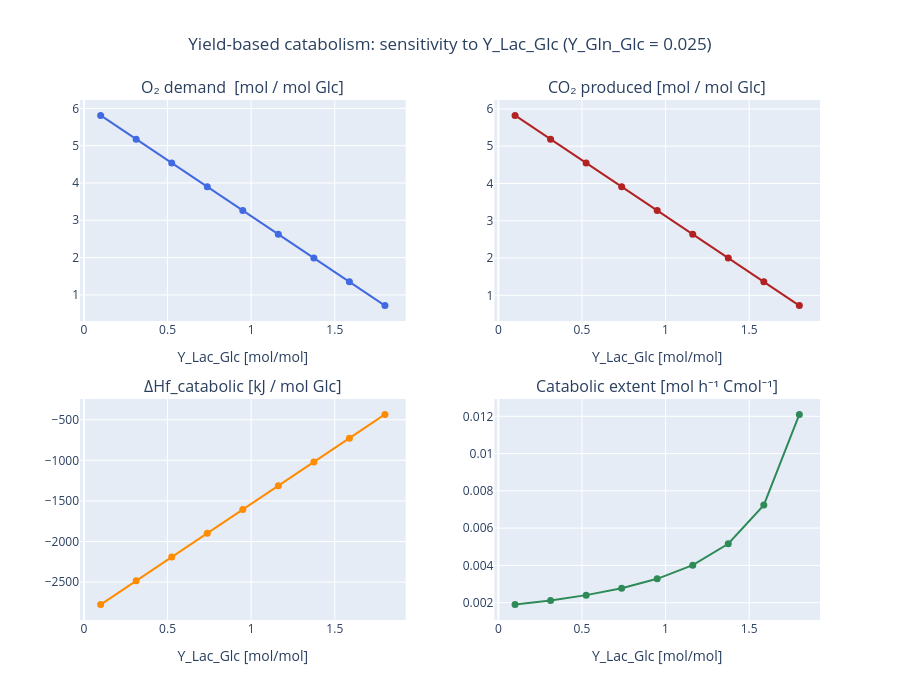

This figure's notebook cell:
### Code cell
# --- Visualise: Y_Lac_Glc sweep — impact on key catabolic stoichiometry ---
fig = make_subplots(
    rows=2, cols=2,
    subplot_titles=(
        'O₂ demand  [mol / mol Glc]',
        'CO₂ produced [mol / mol Glc]',
        'ΔHf_catabolic [kJ / mol Glc]',
        'Catabolic extent [mol h⁻¹ Cmol⁻¹]',
    ),
    vertical_spacing=0.15,
    horizontal_spacing=0.12,
)

x = df_sweep_stoich.index.values

fig.add_trace(go.Scatter(x=x, y=df_sweep_stoich['O2 demand'], mode='lines+markers', name='O2 demand',    line=dict(color='royalblue',  width=2), marker=dict(size=7)), row=1, col=1)
fig.add_trace(go.Scatter(x=x, y=df_sweep_stoich['CO2'],       mode='lines+markers', name='CO2 produced', line=dict(color='firebrick',  width=2), marker=dict(size=7)), row=1, col=2)
fig.add_trace(go.Scatter(x=x, y=df_sweep_stoich['ΔHf [kJ/mol]'],           mode='lines+markers', name='ΔHf_cat',    line=dict(color='darkorange', width=2), marker=dict(size=7)), row=2, col=1)
fig.add_trace(go.Scatter(x=x, y=df_sweep_stoich['cat_extent [mol/h/Cmol]'], mode='lines+markers', name='cat_extent', line=dict(color='seagreen',   width=2), marker=dict(size=7)), row=2, col=2)

fig.update_xaxes(title_text='Y_Lac_Glc [mol/mol]')
fig.update_layout(
    title=dict(text='Yield-based catabolism: sensitivity to Y_Lac_Glc (Y_Gln_Glc = 0.025)', x=0.5, xanchor='center'),
    height=700, showlegend=False,
)
fig.show()

# --- Visualise: overall yields at mu_max for all four models ---
mu_ref = params.cell_properties.mu_max.value  # float


models = {
    'GFI (explicit)'    : stoich_model,
    'Humbird Enhanced (explicit)'    : stoich_model_enhanced,
    #'GFI-Humbird Wildtype (explicit)' : stoich_model_GFIHumbird,
    'Humbird Enhanced Yield-based (0.5/0.025)': stoich_model_yb,
}

comparison_rows = []
for label, m in models.items():
    y = m.calculate_yields(mu_ref)
    comparison_rows.append([label] + list(y))

df_compare = pd.DataFrame(comparison_rows, columns=['Model'] + yield_columns).set_index('Model')
print(f"\nOverall yields at μ_max = {mu_ref:.4f} h⁻¹ — all models:")
# axis=None: single colour scale across entire table -> differences between models visible
display(df_compare.style.format("{:.4f}").background_gradient(cmap='YlOrRd', axis=None))

### Figure 1 — Plotly figure (JSON) as saved in the notebook; plotly's stock layout.template omitted (floating-point values rounded to 4 significant figures)
{"data": [{"line": {"color": "royalblue", "width": 2}, "marker": {"size": 7}, "mode": "lines+markers", "name": "O2 demand", "type": "scatter", "x": [0.1, 0.3125, 0.525, 0.7375, 0.95, 1.163, 1.375, 1.588, 1.8], "xaxis": "x", "y": [5.813, 5.175, 4.538, 3.9, 3.263, 2.625, 1.988, 1.35, 0.7125], "yaxis": "y"}, {"line": {"color": "firebrick", "width": 2}, "marker": {"size": 7}, "mode": "lines+markers", "name": "CO2 produced", "type": "scatter", "x": [0.1, 0.3125, 0.525, 0.7375, 0.95, 1.163, 1.375, 1.588, 1.8], "xaxis": "x2", "y": [5.825, 5.188, 4.55, 3.913, 3.275, 2.637, 2.0, 1.362, 0.725], "yaxis": "y2"}, {"line": {"color": "darkorange", "width": 2}, "marker": {"size": 7}, "mode": "lines+markers", "name": "ΔHf_cat", "type": "scatter", "x": [0.1, 0.3125, 0.525, 0.7375, 0.95, 1.163, 1.375, 1.588, 1.8], "xaxis": "x3", "y": [-2776.0, -2484.0, -2191.0, -1898.0, -1606.0, -1313.0, -1020.0, -727.8, -435.1], "yaxis": "y3"}, {"line": {"color": "seagreen", "width": 2}, "marker": {"size": 7}, "mode": "lines+markers", "name": "cat_extent", "type": "scatter", "x": [0.1, 0.3125, 0.525, 0.7375, 0.95, 1.163, 1.375, 1.588, 1.8], "xaxis": "x4", "y": [0.001897, 0.00212, 0.002403, 0.002774, 0.003279, 0.00401, 0.00516, 0.007235, 0.0121], "yaxis": "y4"}], "layout": {"annotations": [{"font": {"size": 16}, "showarrow": false, "text": "O₂ demand  [mol / mol Glc]", "x": 0.22, "xanchor": "center", "xref": "paper", "y": 1, "yanchor": "bottom", "yref": "paper"}, {"font": {"size": 16}, "showarrow": false, "text": "CO₂ produced [mol / mol Glc]", "x": 0.78, "xanchor": "center", "xref": "paper", "y": 1, "yanchor": "bottom", "yref": "paper"}, {"font": {"size": 16}, "showarrow": false, "text": "ΔHf_catabolic [kJ / mol Glc]", "x": 0.22, "xanchor": "center", "xref": "paper", "y": 0.425, "yanchor": "bottom", "yref": "paper"}, {"font": {"size": 16}, "showarrow": false, "text": "Catabolic extent [mol h⁻¹ Cmol⁻¹]", "x": 0.78, "xanchor": "center", "xref": "paper", "y": 0.425, "yanchor": "bottom", "yref": "paper"}], "height": 700, "showlegend": false, "title": {"text": "Yield-based catabolism: sensitivity to Y_Lac_Glc (Y_Gln_Glc = 0.025)", "x": 0.5, "xanchor": "center"}, "xaxis": {"anchor": "y", "domain": [0, 0.44], "title": {"text": "Y_Lac_Glc [mol/mol]"}}, "xaxis2": {"anchor": "y2", "domain": [0.56, 1], "title": {"text": "Y_Lac_Glc [mol/mol]"}}, "xaxis3": {"anchor": "y3", "domain": [0, 0.44], "title": {"text": "Y_Lac_Glc [mol/mol]"}}, "xaxis4": {"anchor": "y4", "domain": [0.56, 1], "title": {"text": "Y_Lac_Glc [mol/mol]"}}, "yaxis": {"anchor": "x", "domain": [0.575, 1]}, "yaxis2": {"anchor": "x2", "domain": [0.575, 1]}, "yaxis3": {"anchor": "x3", "domain": [0, 0.425]}, "yaxis4": {"anchor": "x4", "domain": [0, 0.425]}}}
